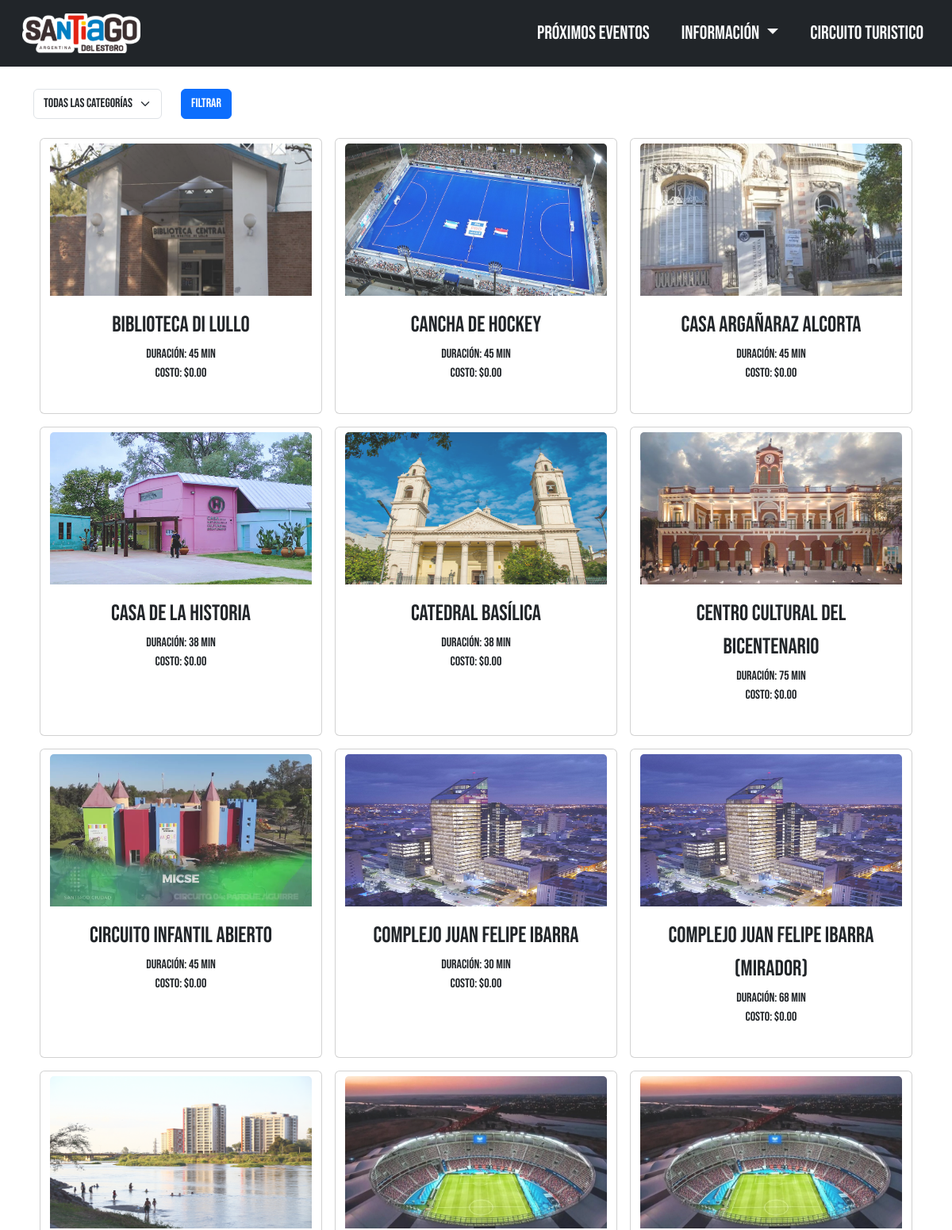
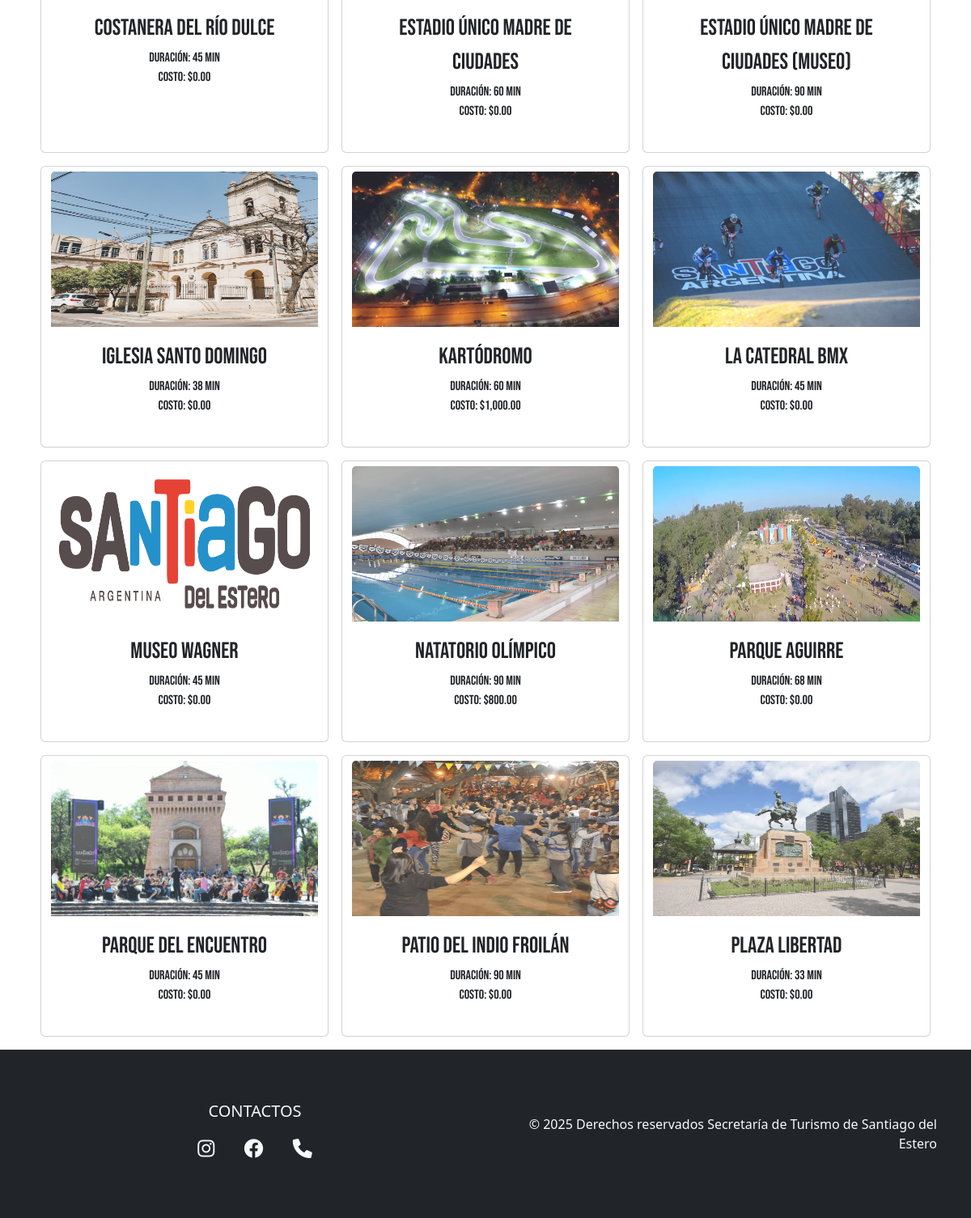
The page /destinos.php on the database its author committed (2 pictures, top to bottom).
### tables this page shows
CREATE TABLE destinos (
    id INT AUTO_INCREMENT PRIMARY KEY,
    nombre VARCHAR(255) NOT NULL,
    descripcion TEXT,
    horario VARCHAR(100),
    costo DECIMAL(10,2),
    duracion INT,
    duracion_texto VARCHAR(50),
    costo_texto VARCHAR(100),
    accesibilidad VARCHAR(50),
    imagen VARCHAR(255),
    enlace VARCHAR(255),
    latitud DECIMAL(10,6),
    longitud DECIMAL(10,6),
    categoria VARCHAR(100),
    CONSTRAINT uniq_destino_nombre UNIQUE (nombre)
);

### lib/helpers.php (called while the page is built, shortened)
<?php
function fetchUniqueDestinos(PDO $pdo, string $categoria = ''): array
{
    $sql = "SELECT d.*
            FROM destinos d
            INNER JOIN (
              SELECT MIN(id) AS id
              FROM destinos
              GROUP BY nombre
            ) uniq ON uniq.id = d.id";
    $params = [];
    $sql .= " ORDER BY d.nombre";
    $stmt = $pdo->prepare($sql);
    $stmt->execute($params);
    return $stmt->fetchAll();
}
function resolveImagePath(string $path): string
{
    $trimmed = ltrim($path, './');
    $relative = (substr($trimmed, 0, 4) === 'img/') ? $trimmed : 'img/' . $trimmed;
    $fullPath = dirname(__DIR__) . '/' . $relative;
    if (!is_file($fullPath)) {
        return './img/santiago-logo.png';
    }
    return './' . $relative;
}

### destinos.php (the view, shortened to what this page needs)
<?php
require_once __DIR__ . '/db.php';
require_once __DIR__ . '/lib/helpers.php';
$categoria = $_GET['categoria'] ?? '';
$destinos = fetchUniqueDestinos($pdo, $categoria);
?>
<!DOCTYPE html>
<html lang="es">
<head>
</head>
<body class="bg-body bebas-neue-regular">
  <header class="pb-3">
  </header>
  <main class="container pt-5 mt-5">
    <form method="get" class="row mb-4">
      <div class="col-auto">
        <select name="categoria" class="form-select">
          <option value="">Todas las categorías</option>
        </select>
      </div>
      <div class="col-auto">
        <button type="submit" class="btn btn-primary">Filtrar</button>
      </div>
    </form>
    <section class="row justify-content-start ms-0 me-0">
      <?php foreach ($destinos as $d): ?>
        <a href="destino.php?id=<?= $d['id'] ?>" class="text-decoration-none text-dark col-lg-4 p-0 me-lg-0 px-lg-2 mb-lg-3 mb-3 col-md-12">
          <div class="card btn btn-light h-100">
            <img src="<?= resolveImagePath($d['imagen']) ?>" class="card-img-top tarjeta-imagen" alt="<?= htmlspecialchars($d['nombre']) ?>">
            <div class="card-body">
              <p class="card-text fs-3 mb-1"><?= htmlspecialchars($d['nombre']) ?></p>
              <p class="roboto-300">Duración: <?= (int)$d['duracion'] ?> min<br>Costo: $<?= number_format($d['costo'], 2) ?></p>
            </div>
          </div>
        </a>
      <?php endforeach; ?>
    </section>
  </main>
</body>
</html>

### css/index-satyle.css (style rules this page uses)
:root { --celeste: #007EC2; --rojo: #950808; --azul: #1B0C82; --blanco: #f8f9fa; --negro: #402b2f; --amarillo: #ffcb05; --gris: #80828581; }
.navbar-nav .nav-item .nav-link { background-color: transparent; color: var(--blanco); text-transform: uppercase; font-family: "Bebas Neue", sans-serif; font-size: 1.5rem; text-wrap: nowrap; transition: all 0.3s linear; }
body { margin: 0; }
.footer { color: var(--blanco); padding: 2rem 0; text-align: center; font-family: Segoe UI, sans-serif; }
.social-links a { color: var(--blanco); font-size: 1.5rem; margin: 0 1rem; transition: all 0.3s ease; }
.tarjeta-imagen { transition: 0.25s; opacity: 85%; width: 100%; height: 12em; }
.bebas-neue-regular { font-family: "Bebas Neue", sans-serif; font-weight: 200; font-style: normal; }

### rows shown on the page
destinos: imagen (picture), nombre "Biblioteca Di Lullo", duracion "45", costo "0.00"
destinos: imagen (picture), nombre "Cancha de Hockey", duracion "45", costo "0.00"
destinos: imagen (picture), nombre "Casa Argañaraz Alcorta", duracion "45", costo "0.00"
destinos: imagen (picture), nombre "Casa de la Historia", duracion "38", costo "0.00"
destinos: imagen (picture), nombre "Catedral Basílica", duracion "38", costo "0.00"
destinos: imagen (picture), nombre "Centro Cultural del Bicentenario", duracion "75", costo "0.00"
destinos: imagen (picture), nombre "Circuito Infantil Abierto", duracion "45", costo "0.00"
destinos: imagen (picture), nombre "Complejo Juan Felipe Ibarra", duracion "30", costo "0.00"
destinos: imagen (picture), nombre "Complejo Juan Felipe Ibarra (mirador)", duracion "68", costo "0.00"
destinos: imagen (picture), nombre "Costanera del Río Dulce", duracion "45", costo "0.00"
destinos: imagen (picture), nombre "Estadio Único Madre de Ciudades", duracion "60", costo "0.00"
destinos: imagen (picture), nombre "Estadio Único Madre de Ciudades (museo)", duracion "90", costo "0.00"
destinos: imagen (picture), nombre "Iglesia Santo Domingo", duracion "38", costo "0.00"
destinos: imagen (picture), nombre "Kartódromo", duracion "60", costo "1,000.00"
destinos: imagen (picture), nombre "La Catedral BMX", duracion "45", costo "0.00"
destinos: shows a picture, nombre "Museo Wagner", duracion "45", costo "0.00"
destinos: imagen (picture), nombre "Natatorio Olímpico", duracion "90", costo "800.00"
destinos: imagen (picture), nombre "Parque Aguirre", duracion "68", costo "0.00"
destinos: imagen (picture), nombre "Parque del Encuentro", duracion "45", costo "0.00"
destinos: imagen (picture), nombre "Patio del Indio Froilán", duracion "90", costo "0.00"
destinos: imagen (picture), nombre "Plaza Libertad", duracion "33", costo "0.00"
